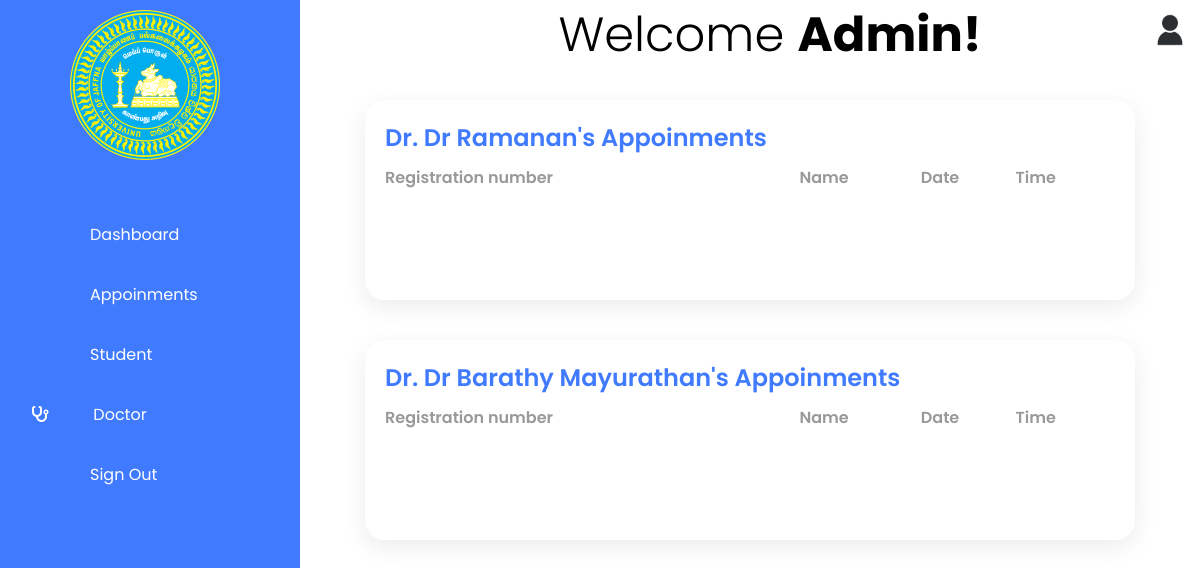
Before: /Admin/appoinment.php (signed in) with the older database file.
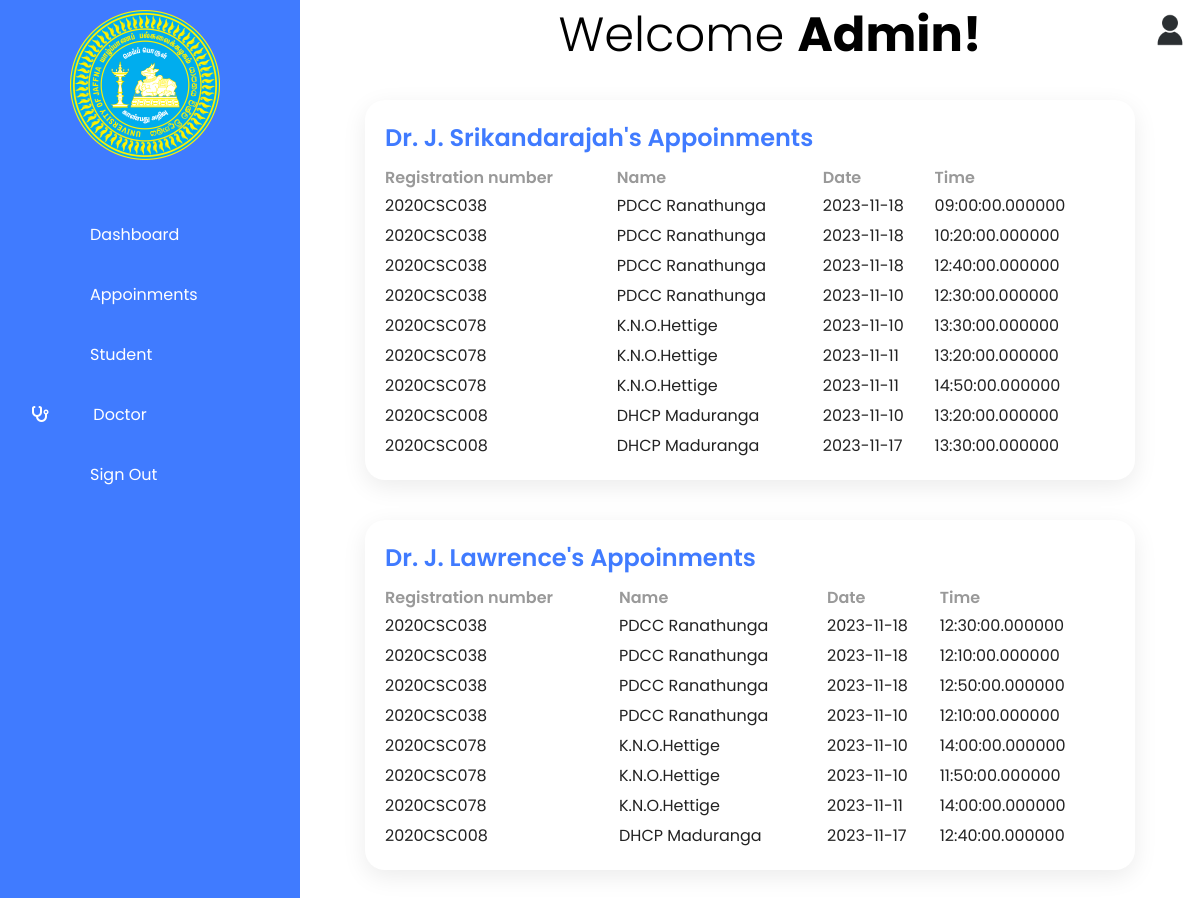
After: the same page with the newer database file.
### tables this page shows
CREATE TABLE `doctor` (
  `dr_id` int(11) NOT NULL,
  `dr_name` varchar(100) NOT NULL,
  `hospital` varchar(30) NOT NULL,
  `nic` varchar(12) NOT NULL,
  `contact_no` int(10) NOT NULL,
  `address` varchar(100) NOT NULL,
  `email` varchar(50) NOT NULL,
  `gender` varchar(10) NOT NULL,
  `password` varchar(100) NOT NULL DEFAULT 'newDoctor1'
);

CREATE TABLE `bookings` (
  `id` int(11) NOT NULL,
  `reg_number` varchar(11) NOT NULL,
  `name` varchar(50) NOT NULL,
  `email` varchar(50) NOT NULL,
  `date` date NOT NULL,
  `time_slot` time(6) NOT NULL,
  `dr_id` int(11) NOT NULL,
  `cause` varchar(30) NOT NULL,
  `remark` varchar(300) NOT NULL,
  `status` varchar(10) NOT NULL
);

### Admin/appoinment.php (the view, shortened to what the changed rows need)
<?php
    include('..\connection.php');
?>
<!DOCTYPE html>
<html lang="en">
<head>
    <link rel="stylesheet" href="../Doctor/main.css?<?php echo time()?>">
    <link rel="stylesheet" href="https://cdnjs.cloudflare.com/ajax/libs/font-awesome/6.4.2/css/all.min.css" />
    <link rel="stylesheet" href="//code.jquery.com/ui/1.13.1/themes/base/jquery-ui.css">
</head>
<body>
    <div class="container" style="position: relative;" id="blur">
        <div class="main">
            <div class="topbar">
                    <h1 class="welcome"> Welcome <span class="wel_us">Admin!</span></h1>
            </div>
            <section id="appoinment" style="margin-top: 20px">
                <div class="detailsadmin" style="display: block;">
                    <?php
                        $query = "SELECT * FROM doctor";
                        $result = mysqli_query($connection,$query);
                        if($result){
                            while($row = mysqli_fetch_assoc($result)){ ?>
                                <div class="recentOrdersadmin"  style="margin-bottom: 40px; width:100%; display: block;">
                                    <div class="cardHeader">
                                        <h2>Dr. <?php echo $row['dr_name']?>'s Appoinments</h2>
                                    </div>
                                    <table>
                                        <thead>
                                            <tr>
                                                <td>Registration number</td>
                                                <td>Name</td>
                                                <td>Date</td>
                                                <td>Time</td>
                                            </tr>
                                        </thead>
                                        <tbody>
                                            <?php
                                                $dr_id = $row['dr_id'];
                                                $query1 = "SELECT * FROM bookings WHERE dr_id='$dr_id'";
                                                $result2 = mysqli_query($connection,$query1);
                                                if($result2){
                                                    while($row1 = mysqli_fetch_assoc($result2)){
                                                        ?>
                                                    <tr style="height: 30px">
                                                        <td><?php echo $row1['reg_number']?></td>
                                                        <td><?php echo $row1['name']?></td>
                                                        <td><?php echo $row1['date']?></td>
                                                        <td><?php echo $row1['time_slot']?></td>
                                                    </tr>
                                                        <?php
                                                    }
                                                }
                                            ?>
                                        </tbody>
                                    </table>
                                </div>
                    <?php
                            }
                        }
                    ?>
                </div>
            </section>
        </div>
    </div>
</body>
</html>

Changed rows visible on the page:
removed doctor: dr_name "Dr Ramanan"
removed doctor: dr_name "Dr Barathy Mayurathan"
added doctor: dr_name "J. Srikandarajah"
added bookings: reg_number "2020CSC038", name "PDCC Ranathunga", date "2023-11-18", time_slot "09:00:00.000000", shown under "J. Srikandarajah"
added bookings: reg_number "2020CSC038", name "PDCC Ranathunga", date "2023-11-18", time_slot "10:20:00.000000", shown under "J. Srikandarajah"
added bookings: reg_number "2020CSC038", name "PDCC Ranathunga", date "2023-11-18", time_slot "12:40:00.000000", shown under "J. Srikandarajah"
added bookings: reg_number "2020CSC038", name "PDCC Ranathunga", date "2023-11-10", time_slot "12:30:00.000000", shown under "J. Srikandarajah"
added bookings: reg_number "2020CSC078", name "K.N.O.Hettige", date "2023-11-10", time_slot "13:30:00.000000", shown under "J. Srikandarajah"
added bookings: reg_number "2020CSC078", name "K.N.O.Hettige", date "2023-11-11", time_slot "13:20:00.000000", shown under "J. Srikandarajah"
added bookings: reg_number "2020CSC078", name "K.N.O.Hettige", date "2023-11-11", time_slot "14:50:00.000000", shown under "J. Srikandarajah"
added bookings: reg_number "2020CSC008", name "DHCP Maduranga", date "2023-11-10", time_slot "13:20:00.000000", shown under "J. Srikandarajah"
added bookings: reg_number "2020CSC008", name "DHCP Maduranga", date "2023-11-17", time_slot "13:30:00.000000", shown under "J. Srikandarajah"
added doctor: dr_name "J. Lawrence"
added bookings: reg_number "2020CSC038", name "PDCC Ranathunga", date "2023-11-18", time_slot "12:30:00.000000", shown under "J. Lawrence"
added bookings: reg_number "2020CSC038", name "PDCC Ranathunga", date "2023-11-18", time_slot "12:10:00.000000", shown under "J. Lawrence"
added bookings: reg_number "2020CSC038", name "PDCC Ranathunga", date "2023-11-18", time_slot "12:50:00.000000", shown under "J. Lawrence"
added bookings: reg_number "2020CSC038", name "PDCC Ranathunga", date "2023-11-10", time_slot "12:10:00.000000", shown under "J. Lawrence"
added bookings: reg_number "2020CSC078", name "K.N.O.Hettige", date "2023-11-10", time_slot "14:00:00.000000", shown under "J. Lawrence"
added bookings: reg_number "2020CSC078", name "K.N.O.Hettige", date "2023-11-10", time_slot "11:50:00.000000", shown under "J. Lawrence"
added bookings: reg_number "2020CSC078", name "K.N.O.Hettige", date "2023-11-11", time_slot "14:00:00.000000", shown under "J. Lawrence"
added bookings: reg_number "2020CSC008", name "DHCP Maduranga", date "2023-11-17", time_slot "12:40:00.000000", shown under "J. Lawrence"
